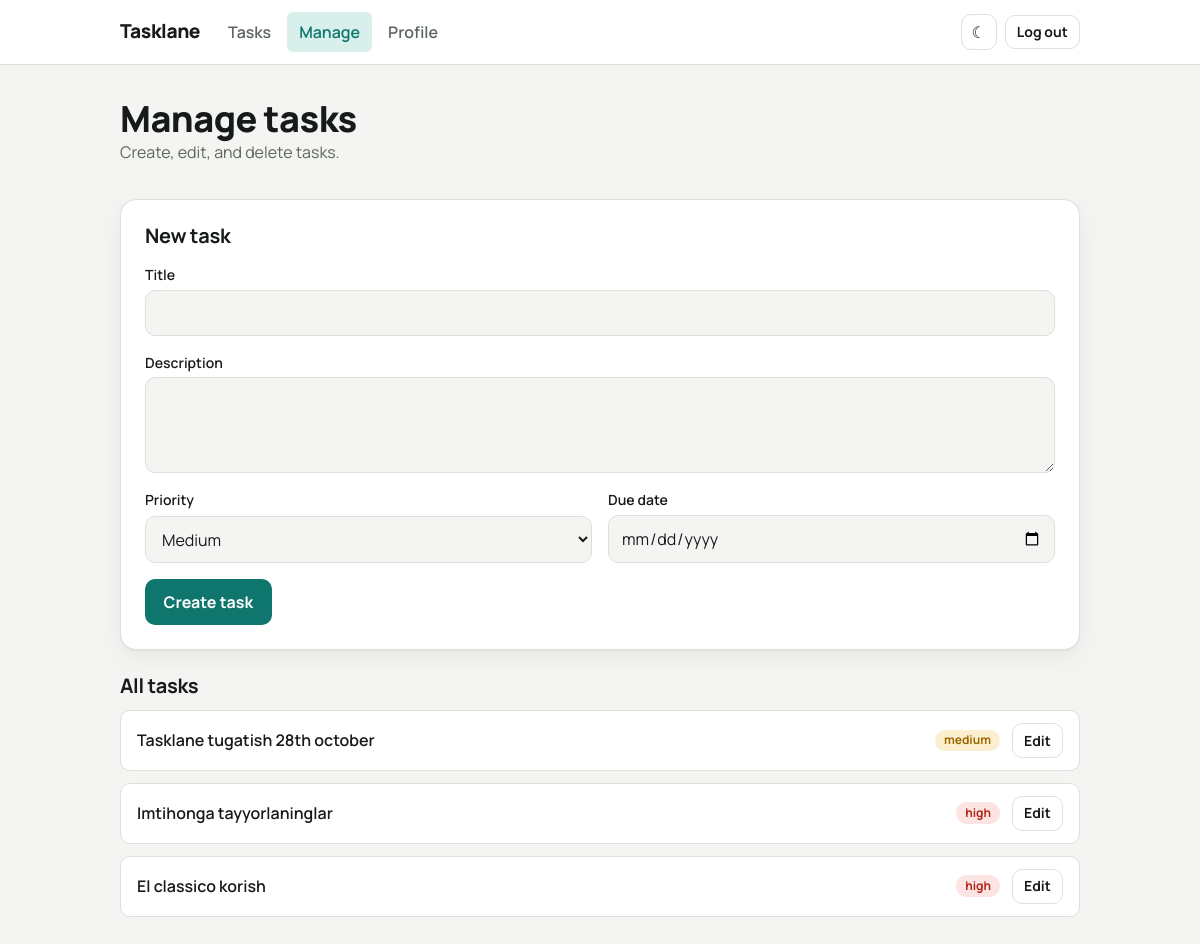
Page /manage/ (signed in) on the committed database.
### tasks/models.py (models this page shows, shortened)
class Tasks(models.Model):
    title =models.CharField(max_length = 100)
    description = models.TextField()
    due_date = models.DateField()
    priority = models.CharField(max_length=15)
    status = models.BooleanField(default=False)
    user  = models.ForeignKey(User, on_delete=models.CASCADE, related_name="tasks")

### tasks/views.py (the view, shortened to what this page needs)
# urls.py: path("manage/", task_mng, name="manage"),
@login_required
def task_mng(request):
    if request.method == "POST" and "delete_task" in request.POST:
        task_id = request.POST.get("task_id")
        delete_task = Tasks.objects.get(id = task_id)
        delete_task.delete()
        messages.success(request, f"{delete_task.title} is delete !")
        return redirect("tasks:manage")
    return render(request, "manage.html")

### tasks/context_pro.py (called while the page is built, shortened)
def tasks(request):
    tasks = Tasks.objects.filter(user_id=request.user.id)
    context = {
            "tasks": tasks.all(),
            "open_tasks": tasks.filter(status=False).all().count(),
            "done_tasks": tasks.filter(status=True).all().count()
    }
    return context

### templates/manage.html (shortened to what this page needs)
{% extends 'base.html' %}
{% block content %}
    <div class="page-head">
      <div>
        <h1>Manage tasks</h1>
        <p>Create, edit, and delete tasks.</p>
      </div>
    </div>
    <section class="card" style="margin-top: 10px;" aria-labelledby="create-title">
      <h2 id="create-title">New task</h2>
      <form class="form" method="post">
        <div class="field">
          <label for="new-title">Title</label>
          <input class="input" id="new-title" name="title" type="text" required maxlength="120">
        </div>
        <div class="field">
          <label for="new-description">Description</label>
          <textarea class="textarea" id="new-description" name="description"></textarea>
        </div>
        <div class="form-row">
          <div class="field">
            <label for="new-priority">Priority</label>
            <select class="select" id="new-priority" name="priority">
              <option value="medium" selected>Medium</option>
            </select>
          </div>
          <div class="field">
            <label for="new-due">Due date</label>
            <input class="input" id="new-due" name="due_date" type="date">
          </div>
        </div>
        <div class="form-actions">
          <button class="btn" type="submit" name="create_task">Create task</button>
        </div>
      </form>
    </section>
    <section aria-labelledby="all-title">
      <h2 id="all-title">All tasks</h2>
      <ul class="task-list" style="margin-top: var(--space-3)">
        {% for task in tasks %}
        <li class="manage-item">
          <details>
            <summary class="manage-item__row">
              <span class="manage-item__title">{{ task.title }}</span>
              <span class="badge badge--{{ task.priority }}">{{ task.priority }}</span>
              <span class="btn btn--ghost btn--sm">Edit</span>
            </summary>
          </details>
        </li>
        {% endfor %}
      </ul>
    </section>
{% endblock content %}

### staticfiles/css/base.css (style rules this page uses)
:root { --font-sans: "Manrope", system-ui, -apple-system, "Segoe UI", sans-serif; --bg: #f4f5f2; --surface: #ffffff; --surface-2: #ecefe9; --text: #161a18; --text-muted: #5c6660; --border: #dde1da; --accent: #0f766e; --accent-hover: #0b5f58; --accent-contrast: #ffffff; --accent-soft: #d9efeb; --danger: #b42318; --danger-soft: #fbe4e1; --warning: #9a6700; --warning-soft: #fbefcf; --success: #1a7f4b; --success-soft: #dcf3e5; --radius-sm: 6px; --radius-md: 10px; --radius-lg: 16px; --space-1: 0.25rem; --space-2: 0.5rem; --space-3: 0.75rem; --space-4: 1rem; --space-5: 1.5rem; --space-6: 2rem; --space-7: 3rem; --shadow: 0 1px 2px rgb(0 0 0 / 0.06), 0 8px 24px rgb(0 0 0 / 0.05); --container: 60rem; --transition: 150ms ease; }
*, *::before, *::after { box-sizing: border-box; }
html { color-scheme: light; -webkit-text-size-adjust: 100%; }
body { margin: 0; min-height: 100vh; font-family: var(--font-sans); font-size: 1rem; line-height: 1.55; color: var(--text); background: var(--bg); }
h1, h2, h3, p, ul, ol, figure, fieldset { margin: 0; padding: 0; }
h1, h2, h3 { line-height: 1.2; letter-spacing: -0.015em; }
h1 { font-size: clamp(1.75rem, 4vw, 2.25rem); font-weight: 800; }
h2 { font-size: 1.25rem; font-weight: 700; }
ul, ol { list-style: none; }
button, input, select, textarea { font: inherit; color: inherit; }

### staticfiles/css/layout.css (style rules this page uses)
.page-head { display: flex; flex-wrap: wrap; align-items: end; justify-content: space-between; gap: var(--space-3); }
.page-head p { color: var(--text-muted); }

### staticfiles/css/components.css (style rules this page uses)
.btn { display: inline-flex; align-items: center; justify-content: center; gap: var(--space-2); padding: 0.6rem 1.1rem; border: 1px solid transparent; border-radius: var(--radius-md); background: var(--accent); color: var(--accent-contrast); font-weight: 700; text-decoration: none; cursor: pointer; transition: background var(--transition), border-color var(--transition); }
.btn--ghost { background: transparent; color: var(--text); border-color: var(--border); }
.btn--sm { padding: 0.35rem 0.7rem; font-size: 0.875rem; }
.card { padding: var(--space-5); background: var(--surface); border: 1px solid var(--border); border-radius: var(--radius-lg); box-shadow: var(--shadow); }
.card > * + * { margin-top: var(--space-4); }
.form { display: grid; gap: var(--space-4); }
.field { display: grid; gap: var(--space-1); }
.field label { font-size: 0.875rem; font-weight: 600; }
.input, .select, .textarea { width: 100%; padding: 0.6rem 0.75rem; background: var(--bg); border: 1px solid var(--border); border-radius: var(--radius-md); transition: border-color var(--transition), box-shadow var(--transition); }
.textarea { min-height: 6rem; resize: vertical; }
.form-row { display: grid; gap: var(--space-4); grid-template-columns: repeat(auto-fit, minmax(10rem, 1fr)); }
.form-actions { display: flex; flex-wrap: wrap; gap: var(--space-2); }
.badge { display: inline-block; padding: 0.1rem 0.55rem; border-radius: 999px; background: var(--surface-2); color: var(--text-muted); font-size: 0.75rem; font-weight: 700; }
.badge--high { background: var(--danger-soft); color: var(--danger); }
.badge--medium { background: var(--warning-soft); color: var(--warning); }

### staticfiles/css/pages.css (style rules this page uses)
.task-list { display: grid; gap: var(--space-3); }
.manage-item { background: var(--surface); border: 1px solid var(--border); border-radius: var(--radius-md); }
.manage-item__row { display: flex; flex-wrap: wrap; align-items: center; gap: var(--space-3); padding: var(--space-3) var(--space-4); }
.manage-item__title { flex: 1; min-width: 10rem; font-weight: 600; }
.manage-item details summary { list-style: none; cursor: pointer; }

### rows in the picture
Tasks: title "Tasklane tugatish 28th october", priority "medium"
Tasks: title "Imtihonga tayyorlaninglar", priority "high"
Tasks: title "El classico korish", priority "high"
